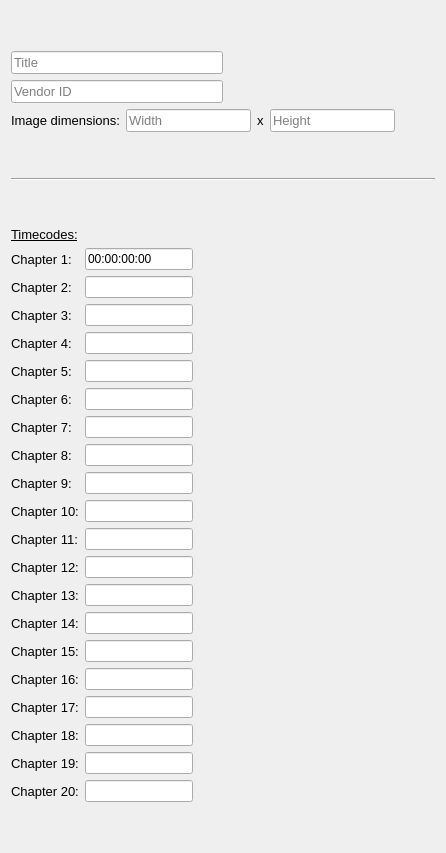
      <widget class="QWidget" name="tab">
       <attribute name="title">
        <string>Metadata</string>
       </attribute>
       <layout class="QVBoxLayout" name="verticalLayout_2">
        <item>
         <spacer name="verticalSpacer">
          <property name="orientation">
           <enum>Qt::Vertical</enum>
          </property>
          <property name="sizeHint" stdset="0">
           <size>
            <width>20</width>
            <height>40</height>
           </size>
          </property>
         </spacer>
        </item>
        <item>
         <layout class="QHBoxLayout" name="horizontalLayout_2">
          <item>
           <widget class="QLineEdit" name="title">
            <property name="font">
             <font>
              <pointsize>10</pointsize>
             </font>
            </property>
            <property name="placeholderText">
             <string>Title</string>
            </property>
           </widget>
          </item>
          <item>
           <spacer name="horizontalSpacer">
            <property name="orientation">
             <enum>Qt::Horizontal</enum>
            </property>
            <property name="sizeHint" stdset="0">
             <size>
              <width>40</width>
              <height>20</height>
             </size>
            </property>
           </spacer>
          </item>
         </layout>
        </item>
        <item>
         <layout class="QHBoxLayout" name="horizontalLayout_3">
          <item>
           <widget class="QLineEdit" name="vendor">
            <property name="font">
             <font>
              <pointsize>10</pointsize>
             </font>
            </property>
            <property name="placeholderText">
             <string>Vendor ID</string>
            </property>
           </widget>
          </item>
          <item>
           <spacer name="horizontalSpacer_2">
            <property name="orientation">
             <enum>Qt::Horizontal</enum>
            </property>
            <property name="sizeHint" stdset="0">
             <size>
              <width>40</width>
              <height>20</height>
             </size>
            </property>
           </spacer>
          </item>
         </layout>
        </item>
        <item>
         <layout class="QHBoxLayout" name="horizontalLayout_5">
          <item>
           <widget class="QLabel" name="label_23">
            <property name="sizePolicy">
             <sizepolicy hsizetype="Fixed" vsizetype="Preferred">
              <horstretch>0</horstretch>
              <verstretch>0</verstretch>
             </sizepolicy>
            </property>
            <property name="font">
             <font>
              <pointsize>10</pointsize>
             </font>
            </property>
            <property name="text">
             <string>Image dimensions:</string>
            </property>
           </widget>
          </item>
          <item>
           <widget class="QLineEdit" name="lineEdit">
            <property name="sizePolicy">
             <sizepolicy hsizetype="Fixed" vsizetype="Fixed">
              <horstretch>0</horstretch>
              <verstretch>0</verstretch>
             </sizepolicy>
            </property>
            <property name="font">
             <font>
              <pointsize>10</pointsize>
             </font>
            </property>
            <property name="placeholderText">
             <string>Width</string>
            </property>
           </widget>
          </item>
          <item>
           <widget class="QLabel" name="label_24">
            <property name="sizePolicy">
             <sizepolicy hsizetype="Fixed" vsizetype="Preferred">
              <horstretch>0</horstretch>
              <verstretch>0</verstretch>
             </sizepolicy>
            </property>
            <property name="font">
             <font>
              <pointsize>10</pointsize>
             </font>
            </property>
            <property name="text">
             <string>x</string>
            </property>
           </widget>
          </item>
          <item>
           <widget class="QLineEdit" name="height">
            <property name="sizePolicy">
             <sizepolicy hsizetype="Fixed" vsizetype="Fixed">
              <horstretch>0</horstretch>
              <verstretch>0</verstretch>
             </sizepolicy>
            </property>
            <property name="font">
             <font>
              <pointsize>10</pointsize>
             </font>
            </property>
            <property name="placeholderText">
             <string>Height</string>
            </property>
           </widget>
          </item>
          <item>
           <spacer name="horizontalSpacer_24">
            <property name="orientation">
             <enum>Qt::Horizontal</enum>
            </property>
            <property name="sizeHint" stdset="0">
             <size>
              <width>40</width>
              <height>20</height>
             </size>
            </property>
           </spacer>
          </item>
         </layout>
        </item>
        <item>
         <spacer name="verticalSpacer_4">
          <property name="orientation">
           <enum>Qt::Vertical</enum>
          </property>
          <property name="sizeHint" stdset="0">
           <size>
            <width>20</width>
            <height>40</height>
           </size>
          </property>
         </spacer>
        </item>
        <item>
         <widget class="Line" name="line">
          <property name="orientation">
           <enum>Qt::Horizontal</enum>
          </property>
         </widget>
        </item>
        <item>
         <spacer name="verticalSpacer_3">
          <property name="orientation">
           <enum>Qt::Vertical</enum>
          </property>
          <property name="sizeHint" stdset="0">
           <size>
            <width>20</width>
            <height>40</height>
           </size>
          </property>
         </spacer>
        </item>
        <item>
         <widget class="QLabel" name="label_2">
          <property name="font">
           <font>
            <pointsize>10</pointsize>
            <underline>true</underline>
           </font>
          </property>
          <property name="text">
           <string>Timecodes:</string>
          </property>
         </widget>
        </item>
        <item>
         <layout class="QGridLayout" name="gridLayout">
          <item row="1" column="2">
           <spacer name="horizontalSpacer_4">
            <property name="orientation">
             <enum>Qt::Horizontal</enum>
            </property>
            <property name="sizeHint" stdset="0">
             <size>
              <width>40</width>
              <height>20</height>
             </size>
            </property>
           </spacer>
          </item>
          <item row="2" column="1">
           <widget class="QLineEdit" name="chapter_3">
            <property name="sizePolicy">
             <sizepolicy hsizetype="Fixed" vsizetype="Fixed">
              <horstretch>0</horstretch>
              <verstretch>0</verstretch>
             </sizepolicy>
            </property>
           </widget>
          </item>
          <item row="6" column="0">
           <widget class="QLabel" name="label_9">
            <property name="sizePolicy">
             <sizepolicy hsizetype="Fixed" vsizetype="Preferred">
              <horstretch>0</horstretch>
              <verstretch>0</verstretch>
             </sizepolicy>
            </property>
            <property name="font">
             <font>
              <pointsize>10</pointsize>
             </font>
            </property>
            <property name="text">
             <string>Chapter 7:</string>
            </property>
           </widget>
          </item>
          <item row="11" column="0">
           <widget class="QLabel" name="label_14">
            <property name="sizePolicy">
             <sizepolicy hsizetype="Fixed" vsizetype="Preferred">
              <horstretch>0</horstretch>
              <verstretch>0</verstretch>
             </sizepolicy>
            </property>
            <property name="font">
             <font>
              <pointsize>10</pointsize>
             </font>
            </property>
            <property name="text">
             <string>Chapter 12:</string>
            </property>
           </widget>
          </item>
          <item row="13" column="0">
           <widget class="QLabel" name="label_16">
            <property name="sizePolicy">
             <sizepolicy hsizetype="Fixed" vsizetype="Preferred">
              <horstretch>0</horstretch>
              <verstretch>0</verstretch>
             </sizepolicy>
            </property>
            <property name="font">
             <font>
              <pointsize>10</pointsize>
             </font>
            </property>
            <property name="text">
             <string>Chapter 14:</string>
            </property>
           </widget>
          </item>
          <item row="15" column="0">
           <widget class="QLabel" name="label_18">
            <property name="sizePolicy">
             <sizepolicy hsizetype="Fixed" vsizetype="Preferred">
              <horstretch>0</horstretch>
              <verstretch>0</verstretch>
             </sizepolicy>
            </property>
            <property name="font">
             <font>
              <pointsize>10</pointsize>
             </font>
            </property>
            <property name="text">
             <string>Chapter 16:</string>
            </property>
           </widget>
          </item>
          <item row="17" column="0">
           <widget class="QLabel" name="label_20">
            <property name="sizePolicy">
             <sizepolicy hsizetype="Fixed" vsizetype="Preferred">
              <horstretch>0</horstretch>
              <verstretch>0</verstretch>
             </sizepolicy>
            </property>
            <property name="font">
             <font>
              <pointsize>10</pointsize>
             </font>
            </property>
            <property name="text">
             <string>Chapter 18:</string>
            </property>
           </widget>
          </item>
          <item row="19" column="0">
           <widget class="QLabel" name="label_7">
            <property name="sizePolicy">
             <sizepolicy hsizetype="Fixed" vsizetype="Preferred">
              <horstretch>0</horstretch>
              <verstretch>0</verstretch>
             </sizepolicy>
            </property>
            <property name="font">
             <font>
              <pointsize>10</pointsize>
             </font>
            </property>
            <property name="text">
             <string>Chapter 20:</string>
            </property>
           </widget>
          </item>
          <item row="9" column="0">
           <widget class="QLabel" name="label_12">
            <property name="sizePolicy">
             <sizepolicy hsizetype="Fixed" vsizetype="Preferred">
              <horstretch>0</horstretch>
              <verstretch>0</verstretch>
             </sizepolicy>
            </property>
            <property name="font">
             <font>
              <pointsize>10</pointsize>
             </font>
            </property>
            <property name="text">
             <string>Chapter 10:</string>
            </property>
           </widget>
          </item>
          <item row="3" column="0">
           <widget class="QLabel" name="label_5">
            <property name="sizePolicy">
             <sizepolicy hsizetype="Fixed" vsizetype="Preferred">
              <horstretch>0</horstretch>
              <verstretch>0</verstretch>
             </sizepolicy>
            </property>
            <property name="font">
             <font>
              <pointsize>10</pointsize>
             </font>
            </property>
            <property name="text">
             <string>Chapter 4:</string>
            </property>
           </widget>
          </item>
          <item row="7" column="0">
           <widget class="QLabel" name="label_10">
            <property name="sizePolicy">
             <sizepolicy hsizetype="Fixed" vsizetype="Preferred">
              <horstretch>0</horstretch>
              <verstretch>0</verstretch>
             </sizepolicy>
            </property>
            <property name="font">
             <font>
              <pointsize>10</pointsize>
             </font>
            </property>
            <property name="text">
             <string>Chapter 8:</string>
            </property>
           </widget>
          </item>
          <item row="0" column="2">
           <spacer name="horizontalSpacer_3">
            <property name="orientation">
             <enum>Qt::Horizontal</enum>
            </property>
            <property name="sizeHint" stdset="0">
             <size>
              <width>40</width>
              <height>20</height>
             </size>
            </property>
           </spacer>
          </item>
          <item row="12" column="0">
           <widget class="QLabel" name="label_15">
            <property name="sizePolicy">
             <sizepolicy hsizetype="Fixed" vsizetype="Preferred">
              <horstretch>0</horstretch>
              <verstretch>0</verstretch>
             </sizepolicy>
            </property>
            <property name="font">
             <font>
              <pointsize>10</pointsize>
             </font>
            </property>
            <property name="text">
             <string>Chapter 13:</string>
            </property>
           </widget>
          </item>
          <item row="5" column="0">
           <widget class="QLabel" name="label_8">
            <property name="sizePolicy">
             <sizepolicy hsizetype="Fixed" vsizetype="Preferred">
              <horstretch>0</horstretch>
              <verstretch>0</verstretch>
             </sizepolicy>
            </property>
            <property name="font">
             <font>
              <pointsize>10</pointsize>
             </font>
            </property>
            <property name="text">
             <string>Chapter 6:</string>
            </property>
           </widget>
          </item>
          <item row="14" column="0">
           <widget class="QLabel" name="label_17">
            <property name="sizePolicy">
             <sizepolicy hsizetype="Fixed" vsizetype="Preferred">
              <horstretch>0</horstretch>
              <verstretch>0</verstretch>
             </sizepolicy>
            </property>
            <property name="font">
             <font>
              <pointsize>10</pointsize>
             </font>
            </property>
            <property name="text">
             <string>Chapter 15:</string>
            </property>
           </widget>
          </item>
          <item row="10" column="0">
           <widget class="QLabel" name="label_13">
            <property name="sizePolicy">
             <sizepolicy hsizetype="Fixed" vsizetype="Preferred">
              <horstretch>0</horstretch>
              <verstretch>0</verstretch>
             </sizepolicy>
            </property>
            <property name="font">
             <font>
              <pointsize>10</pointsize>
             </font>
            </property>
            <property name="text">
             <string>Chapter 11:</string>
            </property>
           </widget>
          </item>
          <item row="16" column="0">
           <widget class="QLabel" name="label_19">
            <property name="sizePolicy">
             <sizepolicy hsizetype="Fixed" vsizetype="Preferred">
              <horstretch>0</horstretch>
              <verstretch>0</verstretch>
             </sizepolicy>
            </property>
            <property name="font">
             <font>
              <pointsize>10</pointsize>
             </font>
            </property>
            <property name="text">
             <string>Chapter 17:</string>
            </property>
           </widget>
          </item>
          <item row="1" column="0">
           <widget class="QLabel" name="label_3">
            <property name="sizePolicy">
             <sizepolicy hsizetype="Fixed" vsizetype="Preferred">
              <horstretch>0</horstretch>
              <verstretch>0</verstretch>
             </sizepolicy>
            </property>
            <property name="font">
             <font>
              <pointsize>10</pointsize>
             </font>
            </property>
            <property name="text">
             <string>Chapter 2:</string>
            </property>
           </widget>
          </item>
          <item row="1" column="1">
           <widget class="QLineEdit" name="chapter_2">
            <property name="sizePolicy">
             <sizepolicy hsizetype="Fixed" vsizetype="Fixed">
              <horstretch>0</horstretch>
              <verstretch>0</verstretch>
             </sizepolicy>
            </property>
           </widget>
          </item>
          <item row="2" column="0">
           <widget class="QLabel" name="label_4">
            <property name="sizePolicy">
             <sizepolicy hsizetype="Fixed" vsizetype="Preferred">
              <horstretch>0</horstretch>
              <verstretch>0</verstretch>
             </sizepolicy>
            </property>
            <property name="font">
             <font>
              <pointsize>10</pointsize>
             </font>
            </property>
            <property name="text">
             <string>Chapter 3:</string>
            </property>
           </widget>
          </item>
          <item row="2" column="2">
           <spacer name="horizontalSpacer_5">
            <property name="orientation">
             <enum>Qt::Horizontal</enum>
            </property>
            <property name="sizeHint" stdset="0">
             <size>
              <width>40</width>
              <height>20</height>
             </size>
            </property>
           </spacer>
          </item>
          <item row="0" column="0">
           <widget class="QLabel" name="label">
            <property name="sizePolicy">
             <sizepolicy hsizetype="Fixed" vsizetype="Preferred">
              <horstretch>0</horstretch>
              <verstretch>0</verstretch>
             </sizepolicy>
            </property>
            <property name="font">
             <font>
              <pointsize>10</pointsize>
             </font>
            </property>
            <property name="text">
             <string>Chapter 1:</string>
            </property>
           </widget>
          </item>
          <item row="4" column="0">
           <widget class="QLabel" name="label_6">
            <property name="sizePolicy">
             <sizepolicy hsizetype="Fixed" vsizetype="Preferred">
              <horstretch>0</horstretch>
              <verstretch>0</verstretch>
             </sizepolicy>
            </property>
            <property name="font">
             <font>
              <pointsize>10</pointsize>
             </font>
            </property>
            <property name="text">
             <string>Chapter 5:</string>
            </property>
           </widget>
          </item>
          <item row="0" column="1">
           <widget class="QLineEdit" name="chapter_1">
            <property name="sizePolicy">
             <sizepolicy hsizetype="Fixed" vsizetype="Fixed">
              <horstretch>0</horstretch>
              <verstretch>0</verstretch>
             </sizepolicy>
            </property>
            <property name="text">
             <string>00:00:00:00</string>
            </property>
           </widget>
          </item>
          <item row="8" column="0">
           <widget class="QLabel" name="label_11">
            <property name="sizePolicy">
             <sizepolicy hsizetype="Fixed" vsizetype="Preferred">
              <horstretch>0</horstretch>
              <verstretch>0</verstretch>
             </sizepolicy>
            </property>
            <property name="font">
             <font>
              <pointsize>10</pointsize>
             </font>
            </property>
            <property name="text">
             <string>Chapter 9:</string>
            </property>
           </widget>
          </item>
          <item row="18" column="0">
           <widget class="QLabel" name="label_21">
            <property name="sizePolicy">
             <sizepolicy hsizetype="Fixed" vsizetype="Preferred">
              <horstretch>0</horstretch>
              <verstretch>0</verstretch>
             </sizepolicy>
            </property>
            <property name="font">
             <font>
              <pointsize>10</pointsize>
             </font>
            </property>
            <property name="text">
             <string>Chapter 19:</string>
            </property>
           </widget>
          </item>
          <item row="3" column="1">
           <widget class="QLineEdit" name="chapter_4">
            <property name="sizePolicy">
             <sizepolicy hsizetype="Fixed" vsizetype="Fixed">
              <horstretch>0</horstretch>
              <verstretch>0</verstretch>
             </sizepolicy>
            </property>
           </widget>
          </item>
          <item row="4" column="1">
           <widget class="QLineEdit" name="chapter_5">
            <property name="sizePolicy">
             <sizepolicy hsizetype="Fixed" vsizetype="Fixed">
              <horstretch>0</horstretch>
              <verstretch>0</verstretch>
             </sizepolicy>
            </property>
           </widget>
          </item>
          <item row="5" column="1">
           <widget class="QLineEdit" name="chapter_6">
            <property name="sizePolicy">
             <sizepolicy hsizetype="Fixed" vsizetype="Fixed">
              <horstretch>0</horstretch>
              <verstretch>0</verstretch>
             </sizepolicy>
            </property>
           </widget>
          </item>
          <item row="6" column="1">
           <widget class="QLineEdit" name="chapter_7">
            <property name="sizePolicy">
             <sizepolicy hsizetype="Fixed" vsizetype="Fixed">
              <horstretch>0</horstretch>
              <verstretch>0</verstretch>
             </sizepolicy>
            </property>
           </widget>
          </item>
          <item row="7" column="1">
           <widget class="QLineEdit" name="chapter_8">
            <property name="sizePolicy">
             <sizepolicy hsizetype="Fixed" vsizetype="Fixed">
              <horstretch>0</horstretch>
              <verstretch>0</verstretch>
             </sizepolicy>
            </property>
           </widget>
          </item>
          <item row="8" column="1">
           <widget class="QLineEdit" name="chapter_9">
            <property name="sizePolicy">
             <sizepolicy hsizetype="Fixed" vsizetype="Fixed">
              <horstretch>0</horstretch>
              <verstretch>0</verstretch>
             </sizepolicy>
            </property>
           </widget>
          </item>
          <item row="9" column="1">
           <widget class="QLineEdit" name="chapter_10">
            <property name="sizePolicy">
             <sizepolicy hsizetype="Fixed" vsizetype="Fixed">
              <horstretch>0</horstretch>
              <verstretch>0</verstretch>
             </sizepolicy>
            </property>
           </widget>
          </item>
          <item row="10" column="1">
           <widget class="QLineEdit" name="chapter_11">
            <property name="sizePolicy">
             <sizepolicy hsizetype="Fixed" vsizetype="Fixed">
              <horstretch>0</horstretch>
              <verstretch>0</verstretch>
             </sizepolicy>
            </property>
           </widget>
          </item>
          <item row="11" column="1">
           <widget class="QLineEdit" name="chapter_12">
            <property name="sizePolicy">
             <sizepolicy hsizetype="Fixed" vsizetype="Fixed">
              <horstretch>0</horstretch>
              <verstretch>0</verstretch>
             </sizepolicy>
            </property>
           </widget>
          </item>
          <item row="12" column="1">
           <widget class="QLineEdit" name="chapter_13">
            <property name="sizePolicy">
             <sizepolicy hsizetype="Fixed" vsizetype="Fixed">
              <horstretch>0</horstretch>
              <verstretch>0</verstretch>
             </sizepolicy>
            </property>
           </widget>
          </item>
          <item row="13" column="1">
           <widget class="QLineEdit" name="chapter_14">
            <property name="sizePolicy">
             <sizepolicy hsizetype="Fixed" vsizetype="Fixed">
              <horstretch>0</horstretch>
              <verstretch>0</verstretch>
             </sizepolicy>
            </property>
           </widget>
          </item>
          <item row="14" column="1">
           <widget class="QLineEdit" name="chapter_15">
            <property name="sizePolicy">
             <sizepolicy hsizetype="Fixed" vsizetype="Fixed">
              <horstretch>0</horstretch>
              <verstretch>0</verstretch>
             </sizepolicy>
            </property>
           </widget>
          </item>
          <item row="15" column="1">
           <widget class="QLineEdit" name="chapter_16">
            <property name="sizePolicy">
             <sizepolicy hsizetype="Fixed" vsizetype="Fixed">
              <horstretch>0</horstretch>
              <verstretch>0</verstretch>
             </sizepolicy>
            </property>
           </widget>
          </item>
          <item row="16" column="1">
           <widget class="QLineEdit" name="chapter_17">
            <property name="sizePolicy">
             <sizepolicy hsizetype="Fixed" vsizetype="Fixed">
              <horstretch>0</horstretch>
              <verstretch>0</verstretch>
             </sizepolicy>
            </property>
           </widget>
          </item>
          <item row="17" column="1">
           <widget class="QLineEdit" name="chapter_18">
            <property name="sizePolicy">
             <sizepolicy hsizetype="Fixed" vsizetype="Fixed">
              <horstretch>0</horstretch>
              <verstretch>0</verstretch>
             </sizepolicy>
            </property>
           </widget>
          </item>
          <item row="18" column="1">
           <widget class="QLineEdit" name="chapter_19">
            <property name="sizePolicy">
             <sizepolicy hsizetype="Fixed" vsizetype="Fixed">
              <horstretch>0</horstretch>
              <verstretch>0</verstretch>
             </sizepolicy>
            </property>
           </widget>
          </item>
          <item row="19" column="1">
           <widget class="QLineEdit" name="chapter_20">
            <property name="sizePolicy">
             <sizepolicy hsizetype="Fixed" vsizetype="Fixed">
              <horstretch>0</horstretch>
              <verstretch>0</verstretch>
             </sizepolicy>
            </property>
           </widget>
          </item>
          <item row="3" column="2">
           <spacer name="horizontalSpacer_6">
            <property name="orientation">
             <enum>Qt::Horizontal</enum>
            </property>
            <property name="sizeHint" stdset="0">
             <size>
              <width>40</width>
              <height>20</height>
             </size>
            </property>
           </spacer>
          </item>
          <item row="4" column="2">
           <spacer name="horizontalSpacer_7">
            <property name="orientation">
             <enum>Qt::Horizontal</enum>
            </property>
            <property name="sizeHint" stdset="0">
             <size>
              <width>40</width>
              <height>20</height>
             </size>
            </property>
           </spacer>
          </item>
          <item row="5" column="2">
           <spacer name="horizontalSpacer_8">
            <property name="orientation">
             <enum>Qt::Horizontal</enum>
            </property>
            <property name="sizeHint" stdset="0">
             <size>
              <width>40</width>
              <height>20</height>
             </size>
            </property>
           </spacer>
          </item>
          <item row="6" column="2">
           <spacer name="horizontalSpacer_9">
            <property name="orientation">
             <enum>Qt::Horizontal</enum>
            </property>
            <property name="sizeHint" stdset="0">
             <size>
              <width>40</width>
              <height>20</height>
             </size>
            </property>
           </spacer>
          </item>
          <item row="7" column="2">
           <spacer name="horizontalSpacer_10">
            <property name="orientation">
             <enum>Qt::Horizontal</enum>
            </property>
            <property name="sizeHint" stdset="0">
             <size>
              <width>40</width>
              <height>20</height>
             </size>
            </property>
           </spacer>
          </item>
          <item row="8" column="2">
           <spacer name="horizontalSpacer_11">
            <property name="orientation">
             <enum>Qt::Horizontal</enum>
            </property>
            <property name="sizeHint" stdset="0">
             <size>
              <width>40</width>
              <height>20</height>
             </size>
            </property>
           </spacer>
          </item>
          <item row="9" column="2">
           <spacer name="horizontalSpacer_12">
            <property name="orientation">
             <enum>Qt::Horizontal</enum>
            </property>
            <property name="sizeHint" stdset="0">
             <size>
              <width>40</width>
              <height>20</height>
             </size>
            </property>
           </spacer>
          </item>
          <item row="10" column="2">
           <spacer name="horizontalSpacer_13">
            <property name="orientation">
             <enum>Qt::Horizontal</enum>
            </property>
            <property name="sizeHint" stdset="0">
             <size>
              <width>40</width>
              <height>20</height>
             </size>
            </property>
           </spacer>
          </item>
          <item row="11" column="2">
           <spacer name="horizontalSpacer_14">
            <property name="orientation">
             <enum>Qt::Horizontal</enum>
            </property>
            <property name="sizeHint" stdset="0">
             <size>
              <width>40</width>
              <height>20</height>
             </size>
            </property>
           </spacer>
          </item>
          <item row="12" column="2">
           <spacer name="horizontalSpacer_15">
            <property name="orientation">
             <enum>Qt::Horizontal</enum>
            </property>
            <property name="sizeHint" stdset="0">
             <size>
              <width>40</width>
              <height>20</height>
             </size>
            </property>
           </spacer>
          </item>
          <item row="13" column="2">
           <spacer name="horizontalSpacer_16">
            <property name="orientation">
             <enum>Qt::Horizontal</enum>
            </property>
            <property name="sizeHint" stdset="0">
             <size>
              <width>40</width>
              <height>20</height>
             </size>
            </property>
           </spacer>
          </item>
          <item row="14" column="2">
           <spacer name="horizontalSpacer_17">
            <property name="orientation">
             <enum>Qt::Horizontal</enum>
            </property>
            <property name="sizeHint" stdset="0">
             <size>
              <width>40</width>
              <height>20</height>
             </size>
            </property>
           </spacer>
          </item>
          <item row="15" column="2">
           <spacer name="horizontalSpacer_18">
            <property name="orientation">
             <enum>Qt::Horizontal</enum>
            </property>
            <property name="sizeHint" stdset="0">
             <size>
              <width>40</width>
              <height>20</height>
             </size>
            </property>
           </spacer>
          </item>
          <item row="16" column="2">
           <spacer name="horizontalSpacer_19">
            <property name="orientation">
             <enum>Qt::Horizontal</enum>
            </property>
            <property name="sizeHint" stdset="0">
             <size>
              <width>40</width>
              <height>20</height>
             </size>
            </property>
           </spacer>
          </item>
          <item row="17" column="2">
           <spacer name="horizontalSpacer_20">
            <property name="orientation">
             <enum>Qt::Horizontal</enum>
            </property>
            <property name="sizeHint" stdset="0">
             <size>
              <width>40</width>
              <height>20</height>
             </size>
            </property>
           </spacer>
          </item>
          <item row="18" column="2">
           <spacer name="horizontalSpacer_21">
            <property name="orientation">
             <enum>Qt::Horizontal</enum>
            </property>
            <property name="sizeHint" stdset="0">
             <size>
              <width>40</width>
              <height>20</height>
             </size>
            </property>
           </spacer>
          </item>
          <item row="19" column="2">
           <spacer name="horizontalSpacer_22">
            <property name="orientation">
             <enum>Qt::Horizontal</enum>
            </property>
            <property name="sizeHint" stdset="0">
             <size>
              <width>40</width>
              <height>20</height>
             </size>
            </property>
           </spacer>
          </item>
         </layout>
        </item>
        <item>
         <spacer name="verticalSpacer_2">
          <property name="orientation">
           <enum>Qt::Vertical</enum>
          </property>
          <property name="sizeHint" stdset="0">
           <size>
            <width>20</width>
            <height>40</height>
           </size>
          </property>
         </spacer>
        </item>
       </layout>
      </widget>
